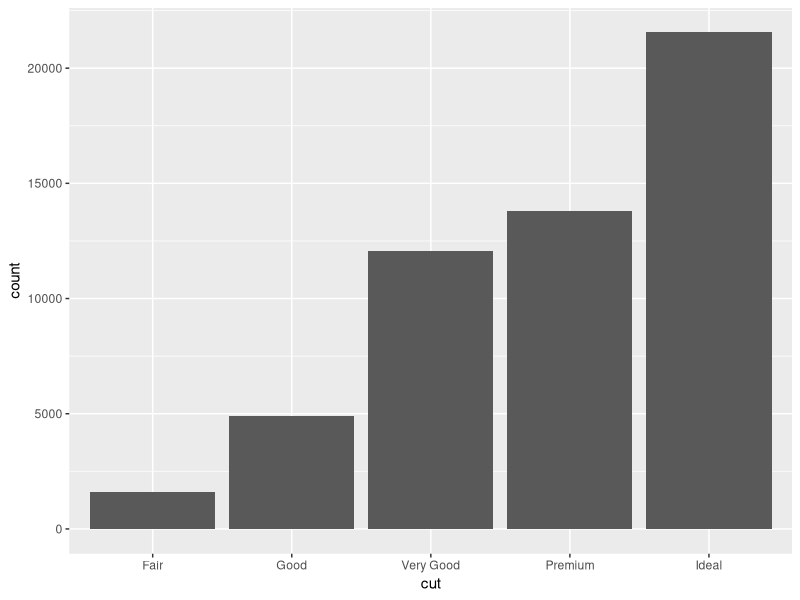
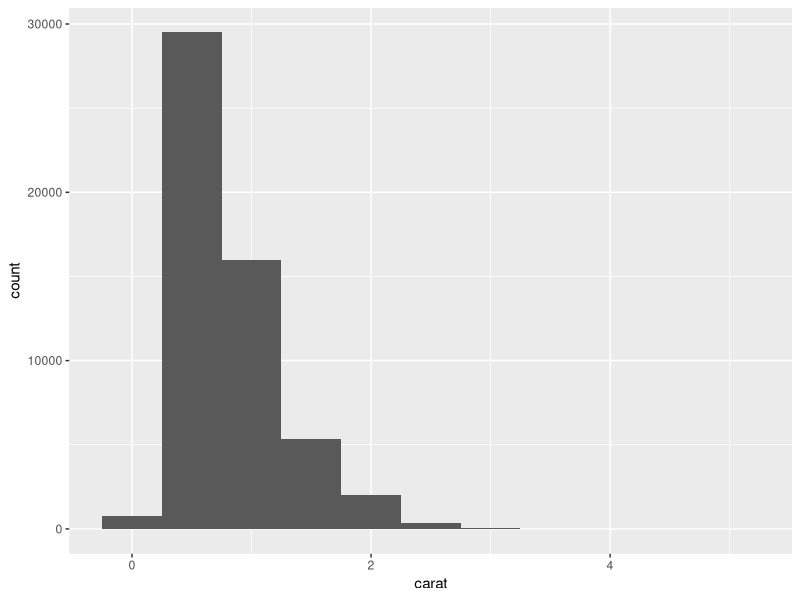
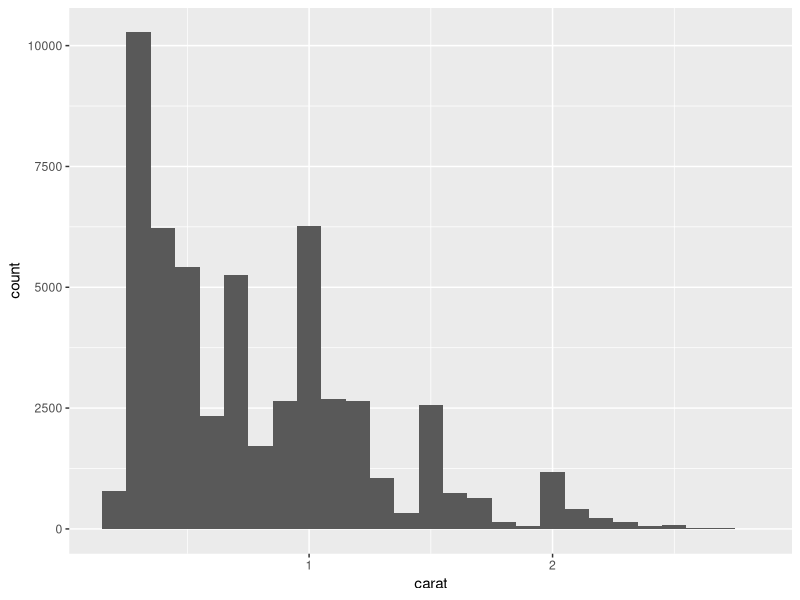
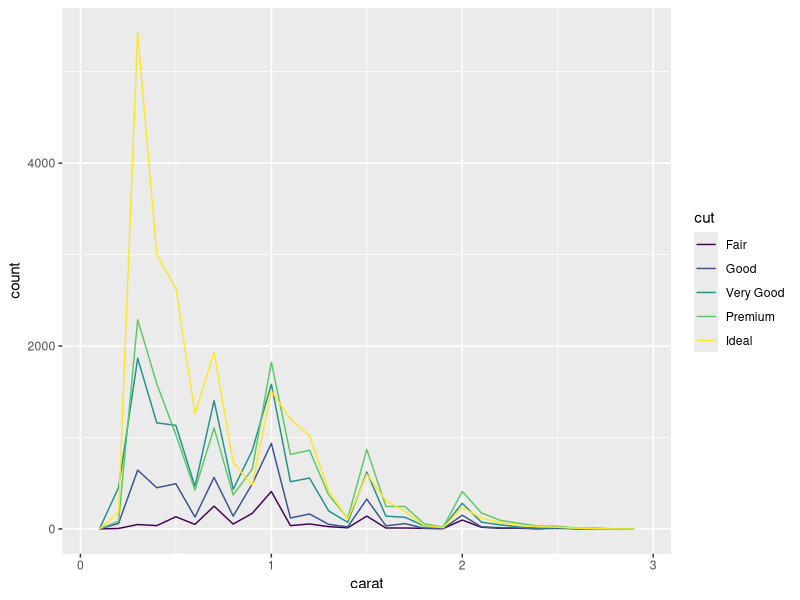
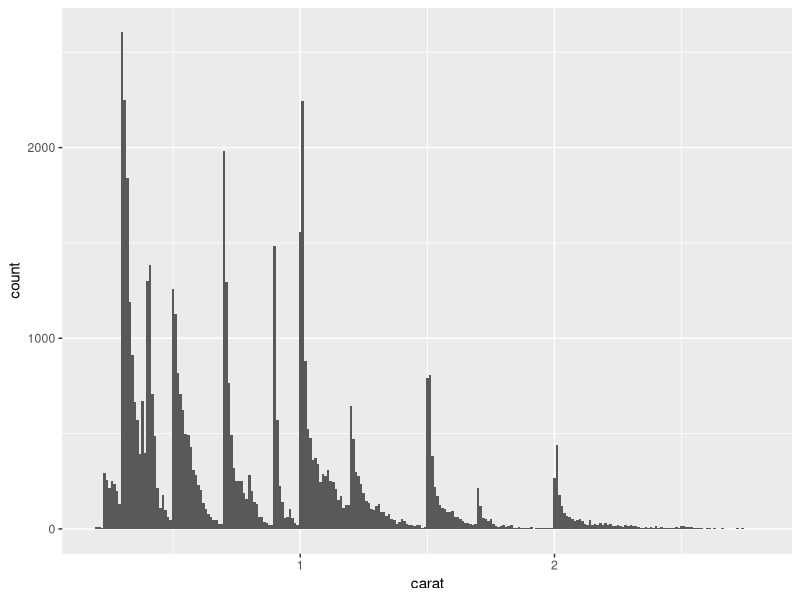
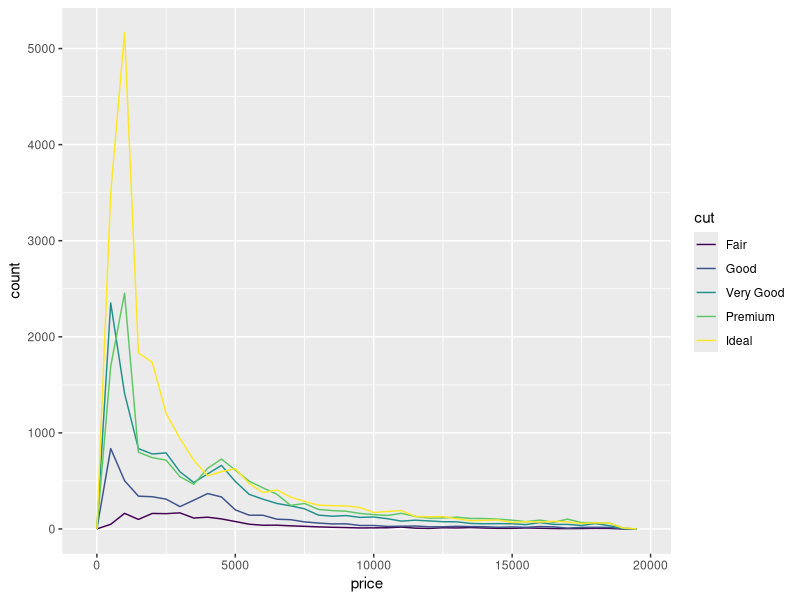
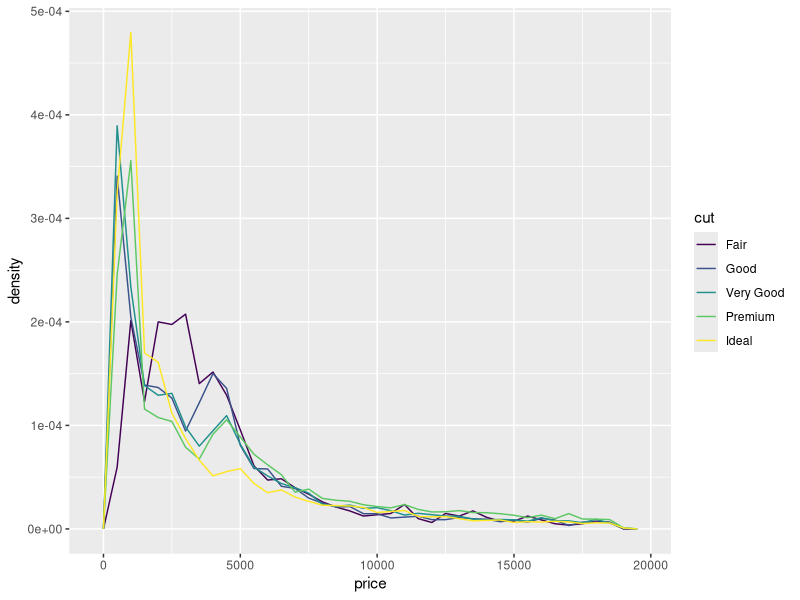
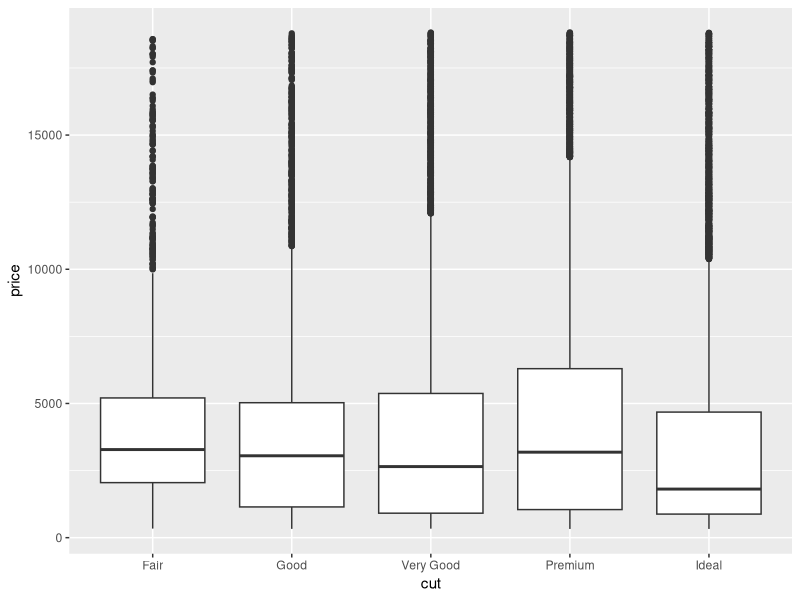

Write the R code that produced these figures, in order.
library(tidyverse)

#discrete variablees
ggplot(data= diamonds)+
  geom_bar(mapping = aes(x=cut))

#continuse variables
ggplot(data= diamonds)+
  geom_histogram(mapping = aes(x=carat),binwidth = 0.5)

#changing bin size
smaller = diamonds%>%
  filter(carat<3)
ggplot(data= smaller)+
  geom_histogram(mapping = aes(x=carat),binwidth = 0.1)

#overlaying different histograms
ggplot(data = smaller, mapping = aes(x= carat, colour= cut))+
  geom_freqpoly(binwidth=0.1)

# Questions after seeing a graph
ggplot(data = smaller, mapping = aes(x= carat))+
  geom_histogram(binwidth=0.01)

#continuous variables
ggplot(data = diamonds, mapping = aes(x= price))+
  geom_freqpoly(mapping=aes(colour = cut), binwidth=500)

#adding density instead of count
ggplot(data = diamonds, mapping = aes(x= price, y= ..density..))+
  geom_freqpoly(mapping=aes(colour = cut), binwidth=500)

#box plot
ggplot(data = diamonds, mapping = aes(x=cut ,y= price))+
  geom_boxplot()

#categorecal value
ggplot(data = diamonds)+
  geom_count(mapping = aes(x=cut,y=color))

diamonds %>%
  count(color,cut)%>%
  ggplot(mapping = aes(x=cut,y=color))+
  geom_tile(mapping = aes(fill = n))

#2 continuous variables
ggplot(data = diamonds)+
  geom_point(mapping = aes(x=carat,y=price))

#tile 2d

ggplot(data = smaller)+
  geom_bin2d(mapping = aes(x=carat, y=price))

ggplot(data = smaller,mapping = aes(x=carat,y=price))+
  geom_boxplot(mapping = aes(group=cut_width(carat,0.1)))